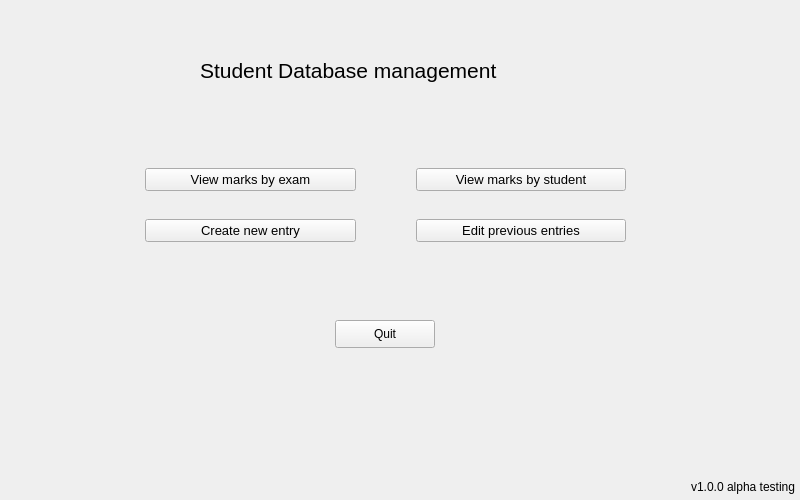
<?xml version="1.0" encoding="UTF-8"?>
<ui version="4.0">
 <class>MainWindow</class>
 <widget class="QMainWindow" name="MainWindow">
  <property name="geometry">
   <rect>
    <x>0</x>
    <y>0</y>
    <width>800</width>
    <height>500</height>
   </rect>
  </property>
  <property name="windowTitle">
   <string>MainWindow</string>
  </property>
  <widget class="QWidget" name="centralwidget">
   <widget class="QLabel" name="label">
    <property name="geometry">
     <rect>
      <x>200</x>
      <y>40</y>
      <width>381</width>
      <height>61</height>
     </rect>
    </property>
    <property name="font">
     <font>
      <pointsize>16</pointsize>
     </font>
    </property>
    <property name="text">
     <string>Student Database management</string>
    </property>
   </widget>
   <widget class="QPushButton" name="quit_btn">
    <property name="geometry">
     <rect>
      <x>335</x>
      <y>320</y>
      <width>100</width>
      <height>28</height>
     </rect>
    </property>
    <property name="font">
     <font>
      <pointsize>9</pointsize>
     </font>
    </property>
    <property name="text">
     <string>Quit</string>
    </property>
   </widget>
   <widget class="QLabel" name="label_2">
    <property name="geometry">
     <rect>
      <x>-5</x>
      <y>477</y>
      <width>800</width>
      <height>20</height>
     </rect>
    </property>
    <property name="styleSheet">
     <string notr="true">bckground-color: white;</string>
    </property>
    <property name="text">
     <string>v1.0.0 alpha testing</string>
    </property>
    <property name="alignment">
     <set>Qt::AlignRight|Qt::AlignTrailing|Qt::AlignVCenter</set>
    </property>
   </widget>
   <widget class="QWidget" name="layoutWidget">
    <property name="geometry">
     <rect>
      <x>145</x>
      <y>140</y>
      <width>481</width>
      <height>131</height>
     </rect>
    </property>
    <layout class="QGridLayout" name="gridLayout">
     <property name="horizontalSpacing">
      <number>60</number>
     </property>
     <property name="verticalSpacing">
      <number>0</number>
     </property>
     <item row="0" column="0">
      <widget class="QPushButton" name="btn_1">
       <property name="font">
        <font>
         <pointsize>10</pointsize>
        </font>
       </property>
       <property name="text">
        <string>View marks by exam</string>
       </property>
      </widget>
     </item>
     <item row="0" column="1">
      <widget class="QPushButton" name="btn_2">
       <property name="font">
        <font>
         <pointsize>10</pointsize>
        </font>
       </property>
       <property name="text">
        <string>View marks by student</string>
       </property>
      </widget>
     </item>
     <item row="1" column="0">
      <widget class="QPushButton" name="btn_3">
       <property name="font">
        <font>
         <pointsize>10</pointsize>
        </font>
       </property>
       <property name="text">
        <string>Create new entry</string>
       </property>
      </widget>
     </item>
     <item row="1" column="1">
      <widget class="QPushButton" name="btn_4">
       <property name="font">
        <font>
         <pointsize>10</pointsize>
        </font>
       </property>
       <property name="text">
        <string>Edit previous entries</string>
       </property>
      </widget>
     </item>
    </layout>
   </widget>
  </widget>
 </widget>
 <tabstops>
  <tabstop>btn_1</tabstop>
  <tabstop>btn_2</tabstop>
  <tabstop>btn_3</tabstop>
  <tabstop>btn_4</tabstop>
  <tabstop>quit_btn</tabstop>
 </tabstops>
 <resources/>
 <connections/>
</ui>
